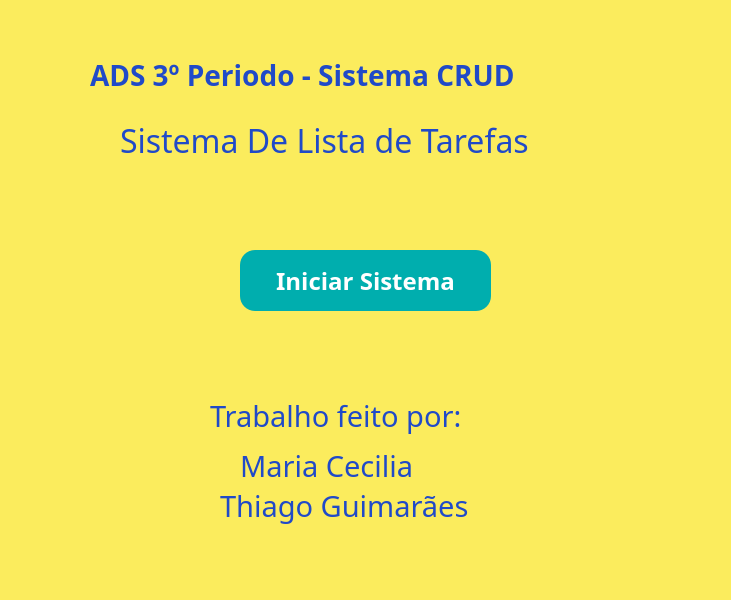
<?xml version="1.0" encoding="UTF-8"?>
<ui version="4.0">
 <class>MainWindow</class>
 <widget class="QMainWindow" name="MainWindow">
  <property name="windowModality">
   <enum>Qt::WindowModal</enum>
  </property>
  <property name="geometry">
   <rect>
    <x>0</x>
    <y>0</y>
    <width>731</width>
    <height>600</height>
   </rect>
  </property>
  <property name="sizePolicy">
   <sizepolicy hsizetype="Fixed" vsizetype="Fixed">
    <horstretch>0</horstretch>
    <verstretch>0</verstretch>
   </sizepolicy>
  </property>
  <property name="maximumSize">
   <size>
    <width>736</width>
    <height>600</height>
   </size>
  </property>
  <property name="windowTitle">
   <string>Sistema de Tarefas</string>
  </property>
  <property name="layoutDirection">
   <enum>Qt::RightToLeft</enum>
  </property>
  <property name="styleSheet">
   <string notr="true">background: #fbec5d</string>
  </property>
  <widget class="QWidget" name="centralwidget">
   <widget class="QLabel" name="label_12">
    <property name="geometry">
     <rect>
      <x>220</x>
      <y>470</y>
      <width>281</width>
      <height>71</height>
     </rect>
    </property>
    <property name="font">
     <font>
      <family>Scholar</family>
      <pointsize>22</pointsize>
     </font>
    </property>
    <property name="styleSheet">
     <string notr="true">background: none;
color: #204ac8</string>
    </property>
    <property name="text">
     <string>Thiago Guimarães</string>
    </property>
   </widget>
   <widget class="QLabel" name="label_11">
    <property name="geometry">
     <rect>
      <x>240</x>
      <y>440</y>
      <width>231</width>
      <height>51</height>
     </rect>
    </property>
    <property name="font">
     <font>
      <family>Scholar</family>
      <pointsize>22</pointsize>
     </font>
    </property>
    <property name="styleSheet">
     <string notr="true">background: none;
color: #204ac8</string>
    </property>
    <property name="text">
     <string>Maria Cecilia</string>
    </property>
   </widget>
   <widget class="QLabel" name="label_10">
    <property name="geometry">
     <rect>
      <x>90</x>
      <y>40</y>
      <width>581</width>
      <height>71</height>
     </rect>
    </property>
    <property name="font">
     <font>
      <family>Scholar</family>
      <pointsize>21</pointsize>
      <weight>75</weight>
      <bold>true</bold>
     </font>
    </property>
    <property name="styleSheet">
     <string notr="true">background: none;
color: #204ac8</string>
    </property>
    <property name="text">
     <string>ADS 3º Periodo - Sistema CRUD</string>
    </property>
   </widget>
   <widget class="QLabel" name="label_13">
    <property name="geometry">
     <rect>
      <x>210</x>
      <y>380</y>
      <width>301</width>
      <height>71</height>
     </rect>
    </property>
    <property name="font">
     <font>
      <family>Scholar</family>
      <pointsize>22</pointsize>
      <weight>50</weight>
      <bold>false</bold>
     </font>
    </property>
    <property name="styleSheet">
     <string notr="true">background: none;
color: #204ac8</string>
    </property>
    <property name="text">
     <string>Trabalho feito por:</string>
    </property>
   </widget>
   <widget class="QLabel" name="label_6">
    <property name="geometry">
     <rect>
      <x>120</x>
      <y>100</y>
      <width>521</width>
      <height>81</height>
     </rect>
    </property>
    <property name="font">
     <font>
      <family>Scholar</family>
      <pointsize>24</pointsize>
      <weight>50</weight>
      <bold>false</bold>
     </font>
    </property>
    <property name="styleSheet">
     <string notr="true">background: none;
color: #204ac8</string>
    </property>
    <property name="text">
     <string>Sistema De Lista de Tarefas</string>
    </property>
   </widget>
   <widget class="QPushButton" name="pushButton">
    <property name="geometry">
     <rect>
      <x>240</x>
      <y>250</y>
      <width>251</width>
      <height>61</height>
     </rect>
    </property>
    <property name="font">
     <font>
      <family>Scholar</family>
      <pointsize>18</pointsize>
      <weight>75</weight>
      <italic>false</italic>
      <bold>true</bold>
      <underline>false</underline>
      <strikeout>false</strikeout>
     </font>
    </property>
    <property name="styleSheet">
     <string notr="true">background:#00aeae;
border-radius: 15px;
color:white

</string>
    </property>
    <property name="text">
     <string>Iniciar Sistema</string>
    </property>
   </widget>
  </widget>
  <widget class="QMenuBar" name="menubar">
   <property name="geometry">
    <rect>
     <x>0</x>
     <y>0</y>
     <width>731</width>
     <height>21</height>
    </rect>
   </property>
  </widget>
  <widget class="QStatusBar" name="statusbar"/>
 </widget>
 <resources>
  <include location="src/fundo.qrc"/>
  <include location="src/fundo.qrc"/>
 </resources>
 <connections/>
</ui>
